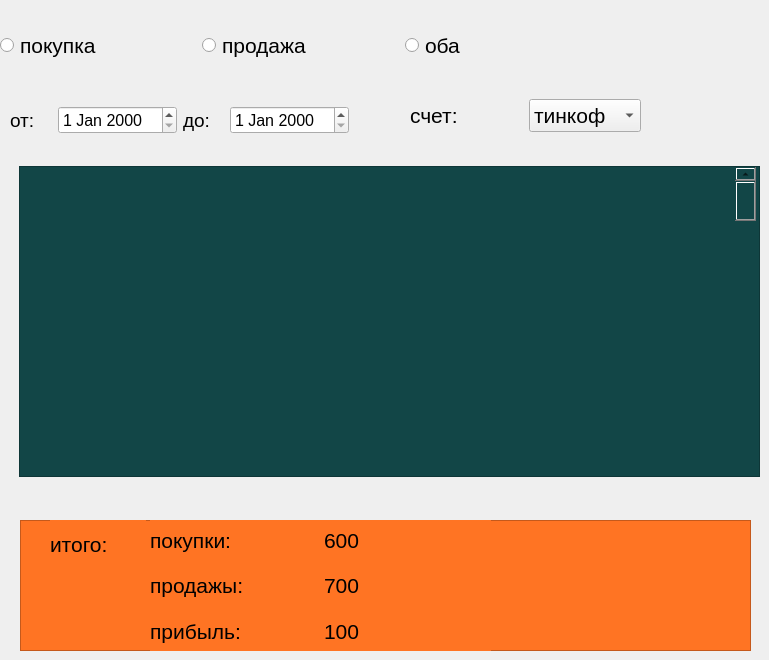
      <widget class="QWidget" name="tab_4">
       <attribute name="title">
        <string> АНАЛИЗ</string>
       </attribute>
       <widget class="QWidget" name="horizontalLayoutWidget_9">
        <property name="geometry">
         <rect>
          <x>0</x>
          <y>10</y>
          <width>601</width>
          <height>71</height>
         </rect>
        </property>
        <layout class="QHBoxLayout" name="horizontalLayout_10">
         <item>
          <widget class="QRadioButton" name="radioButton_6">
           <property name="font">
            <font>
             <pointsize>16</pointsize>
            </font>
           </property>
           <property name="text">
            <string>покупка</string>
           </property>
          </widget>
         </item>
         <item>
          <widget class="QRadioButton" name="radioButton_7">
           <property name="font">
            <font>
             <pointsize>16</pointsize>
            </font>
           </property>
           <property name="text">
            <string>продажа</string>
           </property>
          </widget>
         </item>
         <item>
          <widget class="QRadioButton" name="radioButton_8">
           <property name="font">
            <font>
             <pointsize>16</pointsize>
            </font>
           </property>
           <property name="text">
            <string>оба</string>
           </property>
          </widget>
         </item>
        </layout>
       </widget>
       <widget class="QWidget" name="horizontalLayoutWidget_10">
        <property name="geometry">
         <rect>
          <x>10</x>
          <y>90</y>
          <width>339</width>
          <height>61</height>
         </rect>
        </property>
        <layout class="QHBoxLayout" name="horizontalLayout_11">
         <item>
          <widget class="QLabel" name="label_11">
           <property name="font">
            <font>
             <pointsize>14</pointsize>
            </font>
           </property>
           <property name="text">
            <string>от:</string>
           </property>
          </widget>
         </item>
         <item>
          <widget class="QDateEdit" name="dateEdit_2">
           <property name="font">
            <font>
             <pointsize>12</pointsize>
            </font>
           </property>
          </widget>
         </item>
         <item>
          <widget class="QLabel" name="label_12">
           <property name="font">
            <font>
             <pointsize>14</pointsize>
            </font>
           </property>
           <property name="text">
            <string>до:</string>
           </property>
          </widget>
         </item>
         <item>
          <widget class="QDateEdit" name="dateEdit_3">
           <property name="font">
            <font>
             <pointsize>12</pointsize>
            </font>
           </property>
          </widget>
         </item>
        </layout>
       </widget>
       <widget class="QWidget" name="horizontalLayoutWidget_11">
        <property name="geometry">
         <rect>
          <x>410</x>
          <y>90</y>
          <width>231</width>
          <height>51</height>
         </rect>
        </property>
        <layout class="QHBoxLayout" name="horizontalLayout_12">
         <item>
          <widget class="QLabel" name="label_13">
           <property name="font">
            <font>
             <pointsize>16</pointsize>
            </font>
           </property>
           <property name="text">
            <string>счет:</string>
           </property>
          </widget>
         </item>
         <item>
          <widget class="QComboBox" name="comboBox_3">
           <property name="baseSize">
            <size>
             <width>100</width>
             <height>60</height>
            </size>
           </property>
           <property name="font">
            <font>
             <pointsize>16</pointsize>
            </font>
           </property>
           <item>
            <property name="text">
             <string>тинкоф</string>
            </property>
           </item>
           <item>
            <property name="text">
             <string>ALFA1</string>
            </property>
           </item>
          </widget>
         </item>
        </layout>
       </widget>
       <widget class="QScrollArea" name="scrollArea">
        <property name="geometry">
         <rect>
          <x>19</x>
          <y>166</y>
          <width>741</width>
          <height>311</height>
         </rect>
        </property>
        <property name="styleSheet">
         <string notr="true">background-color: rgb(203, 239, 255);
background-color: rgb(18, 70, 71);</string>
        </property>
        <property name="widgetResizable">
         <bool>true</bool>
        </property>
        <widget class="QWidget" name="scrollAreaWidgetContents">
         <property name="geometry">
          <rect>
           <x>0</x>
           <y>0</y>
           <width>739</width>
           <height>309</height>
          </rect>
         </property>
         <widget class="QScrollBar" name="verticalScrollBar">
          <property name="geometry">
           <rect>
            <x>715</x>
            <y>0</y>
            <width>21</width>
            <height>471</height>
           </rect>
          </property>
          <property name="orientation">
           <enum>Qt::Vertical</enum>
          </property>
         </widget>
        </widget>
       </widget>
       <widget class="QFrame" name="frame">
        <property name="geometry">
         <rect>
          <x>20</x>
          <y>520</y>
          <width>731</width>
          <height>131</height>
         </rect>
        </property>
        <property name="styleSheet">
         <string notr="true">background-color: rgb(255, 116, 35);</string>
        </property>
        <property name="frameShape">
         <enum>QFrame::StyledPanel</enum>
        </property>
        <property name="frameShadow">
         <enum>QFrame::Raised</enum>
        </property>
        <widget class="QLabel" name="label_14">
         <property name="geometry">
          <rect>
           <x>30</x>
           <y>0</y>
           <width>96</width>
           <height>49</height>
          </rect>
         </property>
         <property name="font">
          <font>
           <pointsize>16</pointsize>
          </font>
         </property>
         <property name="text">
          <string>итого:</string>
         </property>
        </widget>
        <widget class="QWidget" name="verticalLayoutWidget">
         <property name="geometry">
          <rect>
           <x>130</x>
           <y>0</y>
           <width>341</width>
           <height>131</height>
          </rect>
         </property>
         <layout class="QVBoxLayout" name="verticalLayout">
          <item>
           <layout class="QHBoxLayout" name="horizontalLayout_13">
            <item>
             <widget class="QLabel" name="label_15">
              <property name="font">
               <font>
                <pointsize>16</pointsize>
               </font>
              </property>
              <property name="text">
               <string>покупки:</string>
              </property>
             </widget>
            </item>
            <item>
             <widget class="QLabel" name="label_16">
              <property name="font">
               <font>
                <pointsize>16</pointsize>
               </font>
              </property>
              <property name="text">
               <string>600</string>
              </property>
             </widget>
            </item>
           </layout>
          </item>
          <item>
           <layout class="QHBoxLayout" name="horizontalLayout_14">
            <item>
             <widget class="QLabel" name="label_17">
              <property name="font">
               <font>
                <pointsize>16</pointsize>
               </font>
              </property>
              <property name="text">
               <string>продажы:</string>
              </property>
             </widget>
            </item>
            <item>
             <widget class="QLabel" name="label_18">
              <property name="font">
               <font>
                <pointsize>16</pointsize>
               </font>
              </property>
              <property name="text">
               <string>700</string>
              </property>
             </widget>
            </item>
           </layout>
          </item>
          <item>
           <layout class="QHBoxLayout" name="horizontalLayout_15">
            <item>
             <widget class="QLabel" name="label_19">
              <property name="font">
               <font>
                <pointsize>16</pointsize>
               </font>
              </property>
              <property name="text">
               <string>прибыль:</string>
              </property>
             </widget>
            </item>
            <item>
             <widget class="QLabel" name="label_20">
              <property name="font">
               <font>
                <pointsize>16</pointsize>
               </font>
              </property>
              <property name="text">
               <string>100</string>
              </property>
             </widget>
            </item>
           </layout>
          </item>
         </layout>
        </widget>
       </widget>
      </widget>
